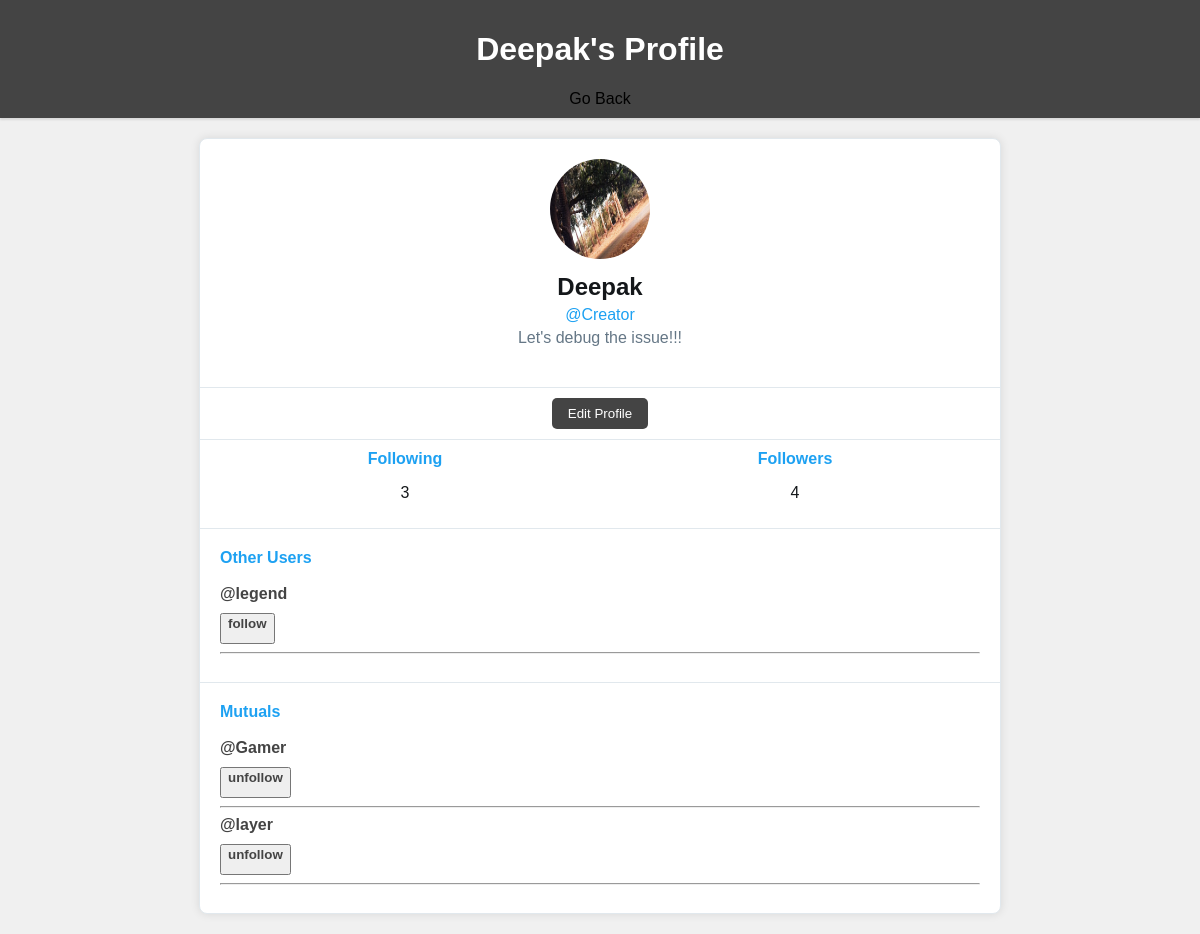
/profile/1/ (signed in), run on the app's committed database.
### blog/models.py (models this page shows, shortened)
class Profile(models.Model):
    user = models.OneToOneField(User, on_delete=models.CASCADE)
    profile_image = models.ImageField(upload_to='profile_images/', blank=True, null=True, verbose_name='Profile Picture')
    bio = models.TextField(blank=True, null=True)
    following = models.ManyToManyField(
        'self',
        related_name="followers",
        symmetrical=False,
        blank=True
    )
    def is_following(self, user):
        return self.following.filter(pk=user.pk).exists()
    def __str__(self):
        return "{}".format(self.user.username)

### blog/views.py (the view)
# urls.py: path('profile/<int:pk>/', views.profile, name='profile'),
@login_required
def profile(request, pk):
    try:
        profile = Profile.objects.get(user_id=pk)
    except Profile.DoesNotExist or ValueError:
        return redirect("create_profile")
    logged_in_user = request.user
    other_profile_list = Profile.objects.exclude(user_id=logged_in_user.id)
    user_profile = Profile.objects.get(user_id=logged_in_user.id)
    mutuals = []
    for other_profile in other_profile_list:
        if user_profile.is_following(other_profile) and other_profile.is_following(user_profile):
            mutuals.append(other_profile)
    context = {
        'profile':profile,
        'other_profile_list':other_profile_list,
        'mutuals':mutuals
    }
    return render(request, 'blog/profile.html', context)

### blog/templates/blog/profile.html (shortened to what this page needs)
{% load static %}
<!DOCTYPE html>
<html lang="en">
<head>
    <link rel='stylesheet'  href="{% static 'chat_style_profile.css' %}">
</head>
<body>
    {% block content %}
        <header>
            <h1>{{ profile.user.first_name }}'s Profile</h1>
            <a href="{% url 'home' %}">Go Back</a>
        </header>
        <div class="container">
            <div class="profile-header">
                <img class="profile-image" src="{{ profile.profile_image.url }}" alt="Profile Image">
                <div class="profile-info">
                    <h2>{{ profile.user.first_name }}</h2>
                    <p style="color: #1da1f2;">@{{ profile.user.username }}</p>
                    <p style="color: #657786;">{{ profile.bio }}</p>
                </div>
            </div>
            <div class="profile-actions">
                {% if user.id is profile.user_id %}
                    <button> <a href = "{% url 'edit_profile' profile.id %}"> Edit Profile </a></button>
                {% else %}
                    {% if user in profile.following.all %}
                        <button>Followed..</button>
                    {% else %}
                        <button> <a href="{% url 'follow_user' user.id %}">follow</a></button>
                    {% endif %}
                {% endif %}
            </div>
            <div class="followers-following">
                <div>
                    <a href="#">Following</a>
                    <p>{{ profile.following.count }}</p>
                </div>
                <div>
                    <a href="#">Followers</a>
                    <p>{{ profile.followers.count }}</p>
                </div>
            </div>
            {% if user.id is profile.user_id %}
                <div class="other-users">
                    <strong>Other Users</strong>
                    <br><br>
                    {% for i in  other_profile_list %}
                        {% if i not in profile.following.all %}
                            <a href="{% url 'profile' i.user_id %}">@{{i}}</a>
                            <button> <a href="{% url 'follow_user' i.user_id %}">follow</a> </button> <hr>
                        {% endif %}
                    {% endfor %}
                </div>
                <div class="mutuals">
                    <strong>Mutuals</strong>
                    <br><br>
                    {% for i in mutuals %}
                        <a href="{% url 'profile' i.user_id %}">@{{i}}</a>
                        <button> <a href="{% url 'unfollow_user' i.user_id %}">unfollow</a> </button><hr>
                    {% endfor %}
                </div>
            {% endif %}
        </div>
    {% endblock %}
</body>
</html>

### mystaticfiles/chat_style_profile.css (style rules this page uses)
body { font-family: 'Arial', sans-serif; background-color: #f0f0f0; margin: 0; padding: 0; color: #14171a; }
header { background-color: #444; color: white; padding: 10px; text-align: center; box-shadow: 0 2px 2px rgba(0, 0, 0, 0.1); }
header a { text-decoration: none; color: black; }
.container { max-width: 800px; margin: 20px auto; background-color: white; border: 1px solid #e1e8ed; border-radius: 8px; overflow: hidden; box-shadow: 0 0 10px rgba(0, 0, 0, 0.1); }
.profile-header { padding: 20px; text-align: center; }
.profile-image { width: 100px; height: 100px; border-radius: 50%; margin-bottom: 10px; }
.profile-info { margin-bottom: 20px; }
.profile-info h2 { margin: 0; font-size: 1.5em; }
.profile-info p { margin: 5px 0; color: #657786; }
.profile-actions { display: flex; justify-content: space-around; padding: 10px; border-top: 1px solid #e1e8ed; }
.profile-actions button { background-color: #444; color: white; padding: 8px 16px; border: none; border-radius: 5px; cursor: pointer; }
.profile-actions button a { color: white; text-decoration: none; }
.followers-following { display: flex; justify-content: space-around; padding: 10px; border-top: 1px solid #e1e8ed; }
.followers-following div { text-align: center; }
.followers-following a { color: #1da1f2; text-decoration: none; font-weight: bold; }
.other-users { padding: 20px; border-top: 1px solid #e1e8ed; color: #1da1f2; }
.other-users a { display: block; margin-bottom: 10px; color: #444; text-decoration: none; font-weight: bold; }
.mutuals { padding: 20px; border-top: 1px solid #e1e8ed; color: #1da1f2; }
.mutuals a { display: block; margin-bottom: 10px; color: #444; text-decoration: none; font-weight: bold; }

### data on the page
Profile: user.first_name "Deepak", profile_image (picture), user.username "Creator", bio "Let's debug the issue!!!", following.count "3", followers.count "4"
Profile: user.username "legend"
Profile: user.username "Gamer"
Profile: user.username "layer"
